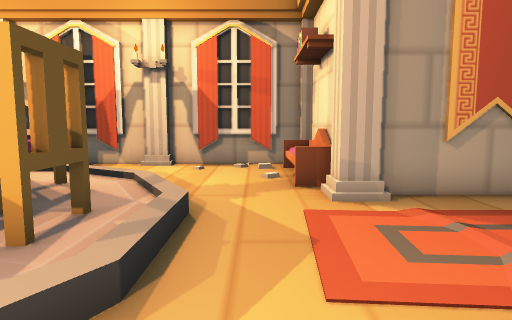
View 1 (above)

12 first-person views from a walk through a scene from a Unity 3-D project. The camera is 1.3 m above the floor, tilts 6° down and sees 75° across. The floor is counted in squares, 1 m on a side. Each view is taken from the middle of a square. On the plan, view 1 faces up. The plan holds only what a view shows up to about 14 squares ahead; the rest is blank. The player is left out.

View 2
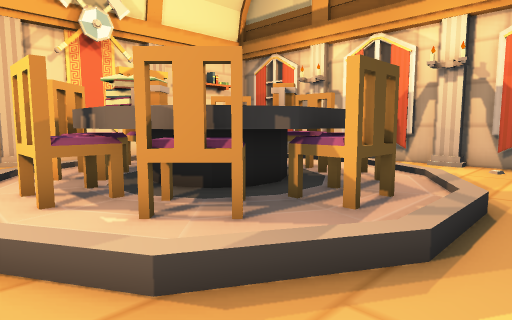

View 3
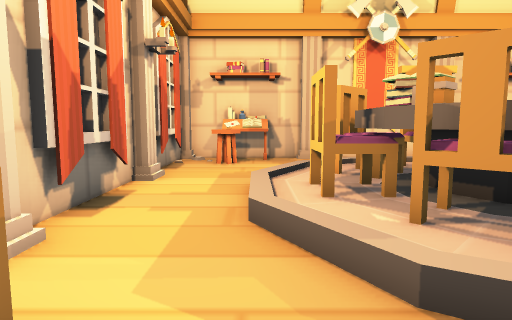

View 4
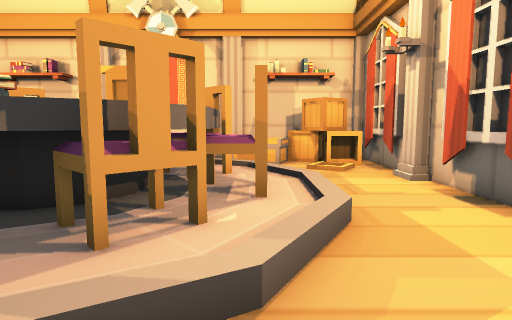

View 5
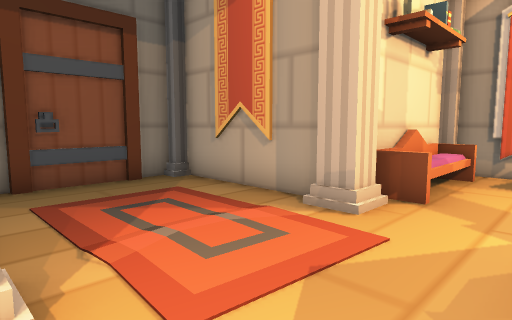

View 6
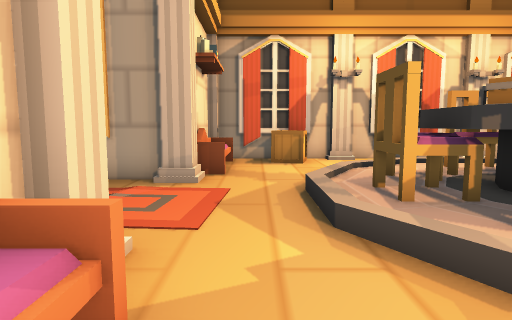

View 7
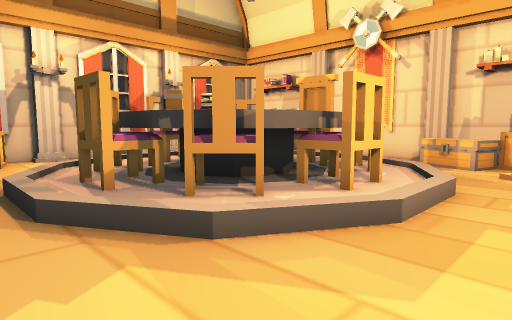

View 8
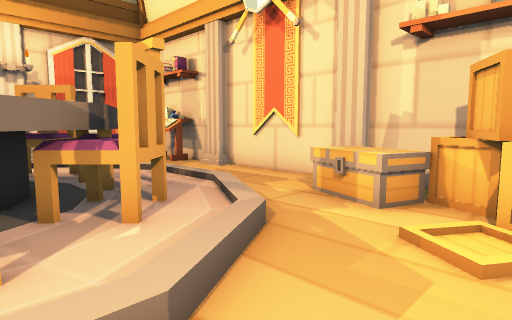

View 9
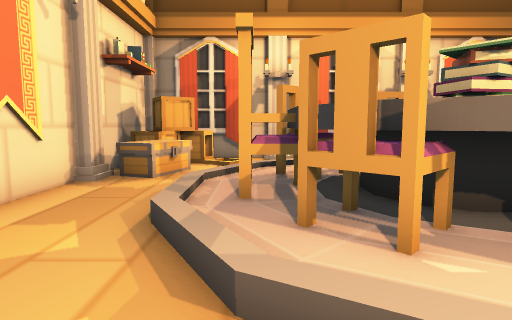

View 10
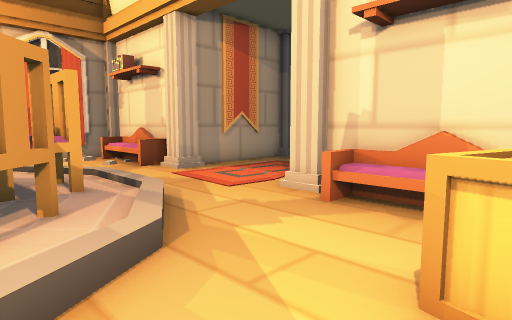

View 11
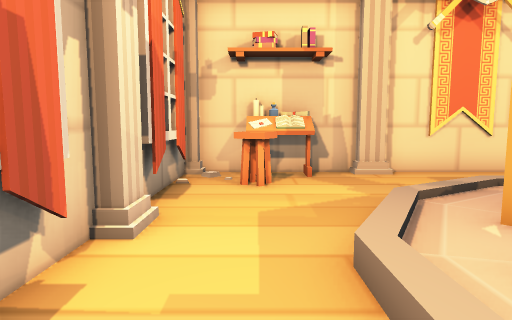

View 12
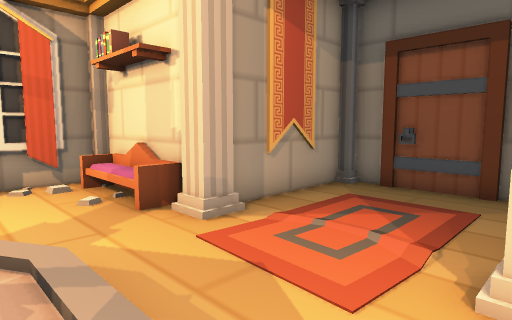

### Floor plan
Key: @ floor where view 1 was taken; # wall or solid block; x gap in a wall; . main floor; : floor 0.25 m higher than the main floor; / step, stairs or slope; ^ raised ledge; P pillar; B bench; C chair; R rug; E desk; S stool; A crate; H chest; O other object.
Columns run from 14 left of view 1 to 7 right of it. Each row starts with its distance up from view 1.
 11  #####P####P#####
 10  #AA...........B#
  9  #AA...........B#
  8  #AH../////....B#
  7  #HH.//:CC://..B#
  6 PPH.//CCCCCC/...P#####
  5  #../:x ^O #:/.RRRR..#
  4  #../CC  ^OCCO.RRRRR.#
  3  #../CC ^^ CCO.RRRRR.#
  2  #../:C#OOCC:/.......#
  1 PP..//C#CCCC/...P#####
  0  #...//:CC://.@B#
 -1  EE....////....B#
 -2  #SS.........A.B#
 -3  #..........AA.B#
 -4  #####P####P#####

Positions as (right, up) in squares from view 1, and headings:
1: (0, 0), facing up
2: (0, -1), facing up-left
3: (0, -1), facing left
4: (0, 7), facing left
5: (-1, 6), facing down-right
6: (0, 9), facing down
7: (0, 10), facing down-left
8: (-6, 10), facing down-left
9: (-9, -2), facing up
10: (-4, -3), facing up-right
11: (-4, -2), facing left
12: (-2, 1), facing up-right
